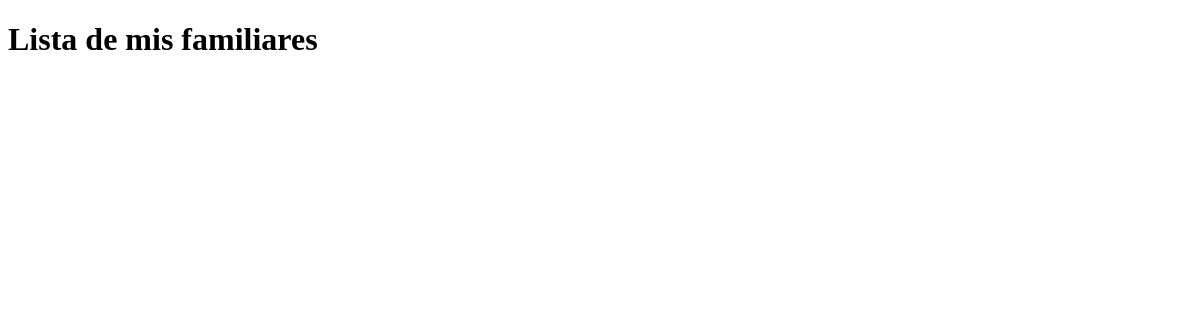
The app's page /mi-familia/, older data.
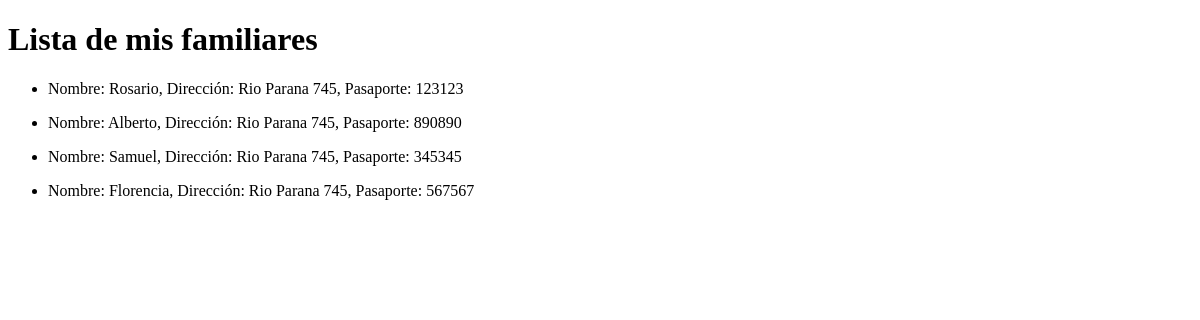
The same page, newer data.
### ejemplo/models.py (models this page shows)
class Familiar(models.Model):
      nombre = models.CharField(max_length=100)
      direccion = models.CharField(max_length=200)
      numero_pasaporte = models.IntegerField()

### ejemplo/views.py (the view)
# urls.py: path('mi-familia/', monstrar_familiares), # nueva vista
def monstrar_familiares(request):
  lista_familiares = Familiar.objects.all()
  return render(request, "ejemplo/familiares.html", {"lista_familiares": lista_familiares})

### ejemplo/templates/ejemplo/familiares.html (shortened to what this page needs)
<!DOCTYPE html>
<html lang="en">
<head>
</head>
<body>
    <h1>Lista de mis familiares</h1>
    {% for familiar in lista_familiares %}
        <ul>
            <li> Nombre: {{familiar.nombre}}, Dirección: {{familiar.direccion}}, Pasaporte: {{familiar.numero_pasaporte}} </li>
        </ul>
    {% endfor %}
</body>
</html>

Row changes from the older to the newer data that the page shows:
added Familiar: nombre "Rosario", direccion "Rio Parana 745", numero_pasaporte "123123"
added Familiar: nombre "Alberto", direccion "Rio Parana 745", numero_pasaporte "890890"
added Familiar: nombre "Samuel", direccion "Rio Parana 745", numero_pasaporte "345345"
added Familiar: nombre "Florencia", direccion "Rio Parana 745", numero_pasaporte "567567"
